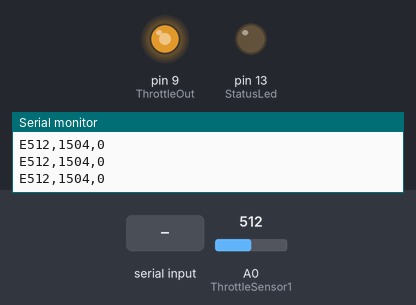
Simulated run of this sketch. Board: Arduino Nano, built with avr-gcc and run on an emulated ATmega328P. Shown: output pins drawn as LEDs (lit = HIGH), the last lines printed to the serial monitor. Dashed ring = blinking. Inputs (shaded band) come from the test bench; at power-on: A0 (ThrottleSensor1) = 512.

Above: at 1.2 s.
1.3 s: A0 (ThrottleSensor1) set to 0
At 1.6 s:
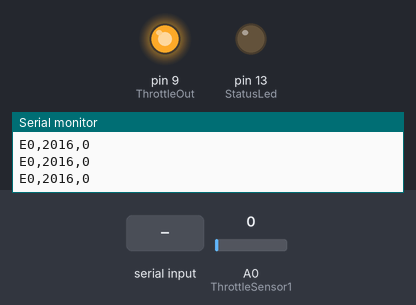
2.8 s: "X90\n" received over Serial
At 3.1 s:
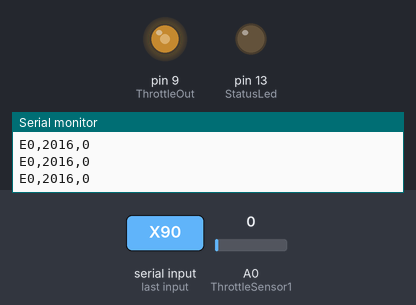
At 4.6 s:
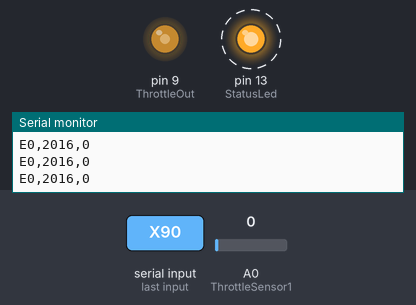
Timing chart, 0 to 11.8 s (numbered marks = the images above; inputs shaded):
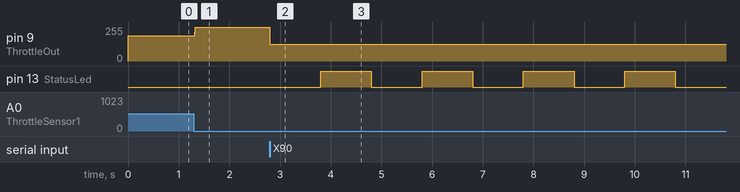

The sketch:

longboard-ctl.ino
```cpp
/**
 * Main controller for an electronic longboard (long skateboard) project.
 * Inteded for Arduino Nano (v3.0).
 *
 * ESC control:     PWM            pins D9 (any pwm: D3, 5, 6, 9, 10, 11)
 * Accelerometer:   I2C (library)  pins A4 (SDA), A5 (SCL), D2 (INT2; Data ready interrupt)
 * Bluetooth:       Serial         pins RX0, TX1, 3V3
 * Battery cell status: Analog IN  pins A0..A7
 */

// Used for blinking on error
#define StatusLed 13
#define ThrottleSensor1 A0
#define ThrottleOut 9
#define DataReadyIntPin 2

// Bluetooth pins 0, 1, 3V3
#define Bluetooth Serial
// default
#define BluetoothSerialSpeed 9600
// serial config is default: 8, 1, n

#define AccelerometerIntegration 0

#if AccelerometerIntegration
// Pin that defines the address of accelerometer, (is grounded?)
#define SA0 1

#include <Wire.h>
#include <MMA8452.h>
//#include <MMA8452Reg.h>
#endif

// Software Filter for acceleration
#define AccelerometerSoftFilter 1

#if AccelerometerIntegration
// accuracy: +- 2, +- 4, +- 8
#define AccelerationRange MMA_RANGE_2G
#define AccelerationDataRate MMA_12_5hz
#define AccelerometerNewDataInterrupt 1
#endif

#if AccelerometerSoftFilter and AccelerometerIntegration
#include <FilterOnePole.h>
#define LowpassFreq 0.006
auto lpFilter = FilterOnePole( LOWPASS, LowpassFreq );
#endif


// TESTING
#define SendAccelerometerDebug 0
#define SendThrottleDebug 1


// GLOBALS

#if AccelerometerIntegration
// Accelerometer
MMA8452 mma = MMA8452();

// Zero velocity handling
float zeroOffset = 0;
unsigned int zeroResetCounter = 0;
#define ZeroResetCounterEps 0.001
const float ZeroResetDamping = 0.01;
const unsigned int MaxZeroCounter = 1.0 / ZeroResetDamping;

// Zero offset handling
const unsigned int CalibrationSamples = 100;

unsigned long newAccTime;
unsigned int dt;

float lastAccValue = 0.0;
unsigned long lastAccTime = 0;
float xVelocity = 0.0;
#endif

int throttleBluetoothOut = 0;

#if AccelerometerNewDataInterrupt
// tells that accelerometer data is ready (with interrupt)
volatile bool accDataReady = false;
void setDataReady() {accDataReady = true;}
#endif

// declarations
void setupBluetooth();
bool setupAccelerometer();
void errorStop();
inline float getUnfilteredXAcc();
inline float getXAccSample();
void calibrateZeroVel();
float trapezoidalRule(float fa, float fb, int dt);
int getThrottleSample();


void setup() {
    pinMode(StatusLed, OUTPUT);
    digitalWrite(StatusLed, HIGH); // High until setup ends

    pinMode(ThrottleSensor1, INPUT);
    // internal pull-up
    // digitalWrite(ThrottleSensor1, HIGH);
    pinMode(ThrottleOut, OUTPUT);
    analogWrite(ThrottleOut, 128);

    // Connect bluetooth serial
    setupBluetooth();

    // Connect i2c accelerometer
#if AccelerometerIntegration
    //setupAccelerometer();

    // get initial values
    lastAccTime = micros();
    float x, y, z;
    mma.getAcceleration(&x, &y, &z);
    lastAccValue = x;
#if AccelerometerSoftFilter
    lpFilter.input(x);
#endif

    delay(1000);
    calibrateZeroVel();
#endif

    digitalWrite(StatusLed, LOW);
}

// MAINLOOP
void loop() {
#if AccelerometerIntegration
    float x = getXAccSample();

    xVelocity += trapezoidalRule(lastAccValue, x, dt);
    // damping factor
    xVelocity += -xVelocity * zeroResetCounter * ZeroResetDamping;

    // Update globals
    lastAccTime = newAccTime;
    lastAccValue = x;

#if SendAccelerometerDebug
    Bluetooth.println(xVelocity*1000);
#endif
#endif

    int throttleIn = getThrottleSample();
    int throttleSensorOut = 126 + ((float)(1023 - throttleIn)) / 1023.0 * 126.0 ;


    while (Bluetooth.available()) {
        switch (Bluetooth.read()) {
            case 'X':
                errorStop();
                break;
            case 'G':
                throttleBluetoothOut = (int)(126.0 + constrain((float)Bluetooth.parseInt()*1.26, 0.0, 126.0));
                break;
            default:
                break;
        }
        if (Bluetooth.available() && Bluetooth.read() == '\n') continue;
    }

#if SendThrottleDebug
    Bluetooth.print('E');
    Bluetooth.print(throttleIn);
    Bluetooth.print(',');
    Bluetooth.print(((int)throttleSensorOut) * 8);
    Bluetooth.print(',');
    Bluetooth.print(((int)throttleBluetoothOut) * 8);
    Bluetooth.println();
#endif

    analogWrite(ThrottleOut, (byte) constrain(((throttleBluetoothOut > 126) ? throttleBluetoothOut : throttleSensorOut),
                126, 255)
            );
}

#if AccelerometerIntegration
inline float getUnfilteredXAcc() {
    float x, y, z;

#if AccelerometerNewDataInterrupt
    if (accDataReady) Bluetooth.println("DToo fast accelerometer");
    while (!accDataReady) {};
    accDataReady = false;
#endif
    newAccTime = micros();

    // micros overflow or not
    dt = (newAccTime < lastAccTime) ?
        (newAccTime + 0x7FFFFFFFL) - (lastAccTime & 0x7FFFFFFFL):
        newAccTime - lastAccTime;

    mma.getAcceleration(&x, &y, &z);
    x += zeroOffset;
    return x;
}
#endif

int getThrottleSample() {
    int throttleIn = 0; // avarage accumulator
    int sample = 0;
    const unsigned ThrottleSamples = 12;

    for (unsigned i = 0; i < ThrottleSamples; ++i) {
        sample = analogRead(ThrottleSensor1);
        throttleIn += sample;

    }
    throttleIn /= ThrottleSamples;


    return throttleIn;
}

#if AccelerometerIntegration
inline float getXAccSample() {
    float x = getUnfilteredXAcc();

    if (abs(x) < ZeroResetCounterEps)
        zeroResetCounter +=
            (zeroResetCounter < MaxZeroCounter) ? 2 : 0 ;
    else
        zeroResetCounter = (float) zeroResetCounter * 0.4;
#if SendAccelerometerDebug
    Bluetooth.print('E');
    Bluetooth.print(x*1000);
    Bluetooth.print(',');
#endif
#if AccelerometerSoftFilter and AccelerometerIntegration
    lpFilter.input(x);
    x = lpFilter.output();
#endif
#if SendAccelerometerDebug
    Bluetooth.print(x*1000);
    Bluetooth.print(',');
#endif
    return x;
}
#endif


// Stop and blink when error occurs
void errorStop() {
    analogWrite(ThrottleOut, 126); // zero throttle
    while (1) {
        digitalWrite(StatusLed, LOW);
        delay(1000);
        digitalWrite(StatusLed, HIGH);
        delay(1000);
    }
}

#if AccelerometerIntegration
bool setupAccelerometer() {
    Wire.begin();

    Serial.println("DTrying to connect accelerometer...");
    if (! mma.init()) {
        Serial.println("DCouldnt connect accelerometer!");
        errorStop();
    }
    Serial.println("DAccelerometer connected.");
    mma.setActive(false); // changing settings might need

    mma.setRange(AccelerationRange);
    mma.setDataRate(AccelerationDataRate);

    mma.setLowNoiseMode(true);
    mma.setPowerMode(MMA_HIGH_RESOLUTION);

    mma.setHighPassFilter(true, MMA_HP3); // Defaults (?) to highest cutoff: 16Hz

#if AccelerometerNewDataInterrupt and AccelerometerIntegration
    // data ready interrupt
    mma.setInterruptsEnabled(MMA_DATA_READY);
    // all defaults to INT2
    attachInterrupt(digitalPinToInterrupt(DataReadyIntPin), setDataReady, FALLING);
#endif

    mma.setActive(true); // settings done
    Serial.println("DAccelerometer active.");
    return true;
}
#endif

void setupBluetooth() {
    Bluetooth.begin(BluetoothSerialSpeed);
    Bluetooth.println("DBluetooth module active.");
}

#if AccelerometerIntegration
void calibrateZeroVel() {
    Bluetooth.println("DCalibrating zero-speed");

    // avarage
    float sum = 0;
    for (unsigned i = 0; i < CalibrationSamples; ++i) {
        sum += getUnfilteredXAcc();
    }
    zeroOffset = -sum / (float) CalibrationSamples;
    Bluetooth.print("DCalibrated: ");
    Bluetooth.println(zeroOffset*1000);
}
#endif

float trapezoidalRule(float fa, float fb, int dt) {
    return ((float) dt) * (fa + fb) * 0.5;
}
```

Measured:
- after the input at 1.3 s, pin 9 (ThrottleOut): 188/255 → 252/255 at once
- after the input at 2.8 s, pin 9 (ThrottleOut): 252/255 → 126/255 at once; pin 13 (StatusLed): alternates HIGH for 1.0 s and LOW for 1.0 s, starting after 1.0 s
